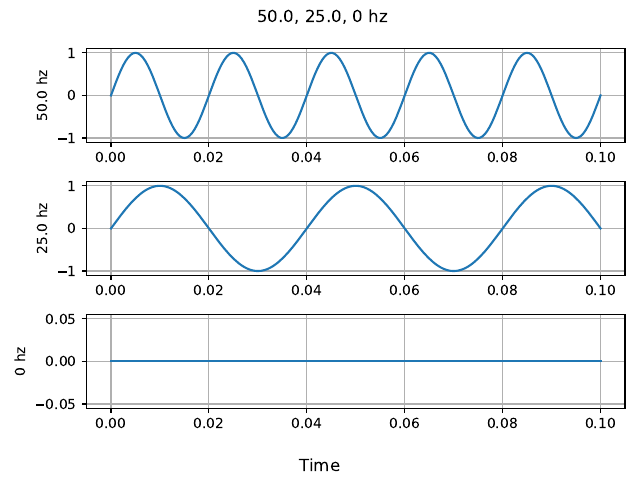

Source code (Python):
import numpy as np
import matplotlib.pyplot as plt

t = np.linspace(0,0.1, 200)
pi = np.pi
fs = 100
def semnal_sinus(A, f, t, omega):
    return A * np.sin(2 * pi * t * f + omega)

fig, axs = plt.subplots(3)
fig.suptitle(f' {fs/2}, {fs/4}, 0 hz')

axs[0].plot(t, semnal_sinus(1,fs/2,t,0))
axs[0].grid(True)
axs[0].set_ylabel(f'{fs/2} hz')

axs[1].plot(t, semnal_sinus(1,fs/4,t,0))
axs[1].grid(True)
axs[1].set_ylabel(f'{fs/4} hz')

axs[2].plot(t, semnal_sinus(1,0,t,0))
axs[2].grid(True)
axs[2].set_ylabel('0 hz')

fig.supxlabel('Time')
fig.tight_layout()
plt.savefig('6.pdf')
plt.show()